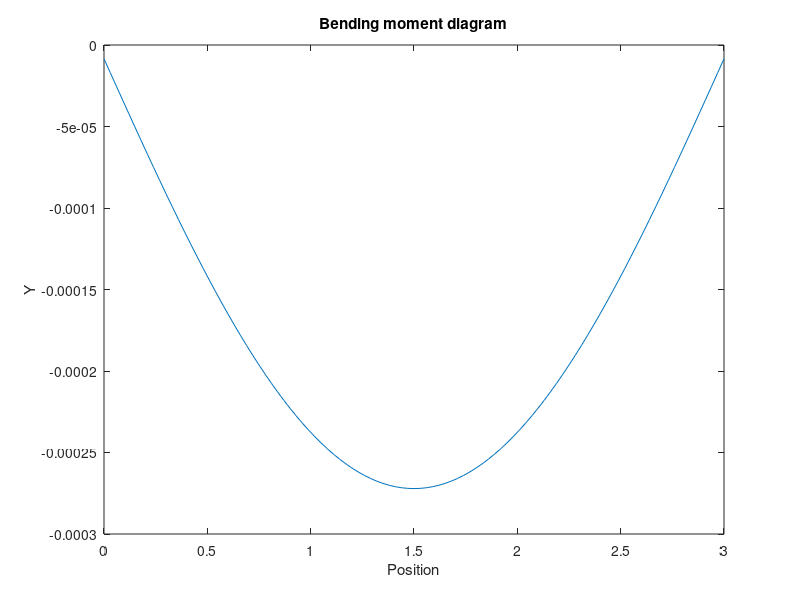

Source code (MATLAB):
%Quantum well using the finite difference method

%defining boundary condition
xa=0;
xb=3;
fa=0;
fb=0;
E=200*10^9;
l=3*10^(-4);
w=15*10^3;
L=3;
%Grid
Nx=101;
dx=(xb-xa)/(Nx-1);
%Build matrix operation
%for DX2
z= sparse(Nx,Nx);
d= ones(Nx,1);
A=spdiags(d,-1,z);
A=spdiags(d,+1,A);
A=spdiags(-2*d,0,A);
A=[A]*1/(dx^(2));
Y=[A]*(E*l);
%%solve for b
q=[0:0.03:3]';
r=q.^2;
b=q*(w*L/2)-r*(w/2);
%solve or inverse
f=Y\b;
plot (q,f)
xlabel('Position')
ylabel('Y')
title('Bending moment diagram')
